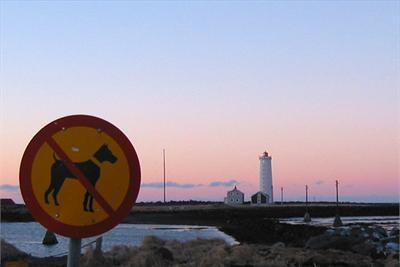
%> input picture image/11297.jpg, 400 x 267 px
$ octave --eval "result = removeframe('../image/11297.jpg');"   (GNU Octave 9; MATLAB toolbox functions it lacks are replaced by stand-ins)
%> lines starting %> are read from the running program, lines starting %| are printed output that depends on the picture; in (x1, y1, x2, y2) boxes, pixels count from 0 and x2, y2 are one past the last pixel; in counts of white or black regions, pixels touching at a corner belong together; the program's own positions count from 1
% Frame removal function used in the manifold ranking algorithm.
% C. Yang, L. Zhang, H. Lu, X. Ruan, and M.-H. Yang. Saliency
% detection via graph-based manifold ranking. In CVPR, 2013.

function [input_im,w]=removeframe(imname)
%> called with imname = '../image/11297.jpg'

threshold=0.5;
input_im=imread(imname);
%> input_im is the input picture: size 267x400x3 uint8; mean R, G, B 155.5, 148.8, 160.9
input_im=im2double(input_im);
%> input_im: size 267x400x3 double
% gray=rgb2gray(input_im);
% edgemap = edge(gray,'canny');
edgemapR = edge(input_im(:,:,1), 'canny');
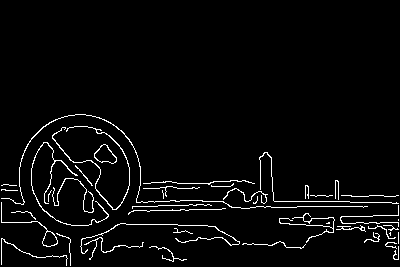
%> edgemapR: size 267x400 logical; 3.6% white in thin lines or dots, all inside (x1, y1, x2, y2) = (1, 114, 399, 266)
edgemapG = edge(input_im(:,:,2), 'canny');
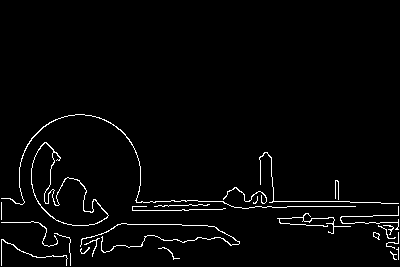
%> edgemapG: size 267x400 logical; 2.5% white in thin lines or dots, all inside (x1, y1, x2, y2) = (1, 114, 399, 266)
edgemapB = edge(input_im(:,:,3), 'canny');
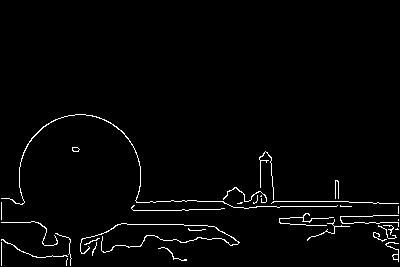
%> edgemapB: size 267x400 logical; 2.1% white in thin lines or dots, all inside (x1, y1, x2, y2) = (1, 114, 399, 266)
edgemap = edgemapR + edgemapG + edgemapB;
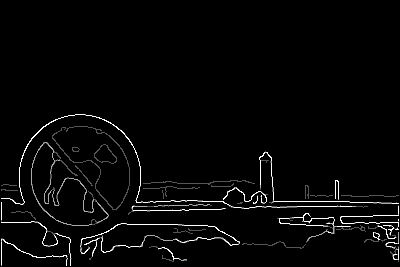
%> edgemap: size 267x400 double; min 0, max 3, mean 0.0829; drawn with min black and max white
edgemap = (edgemap - min(edgemap(:))) / (max(edgemap(:)) - min(edgemap(:)));
[m,n]=size(edgemap);
%> m = 267; n = 400
flagt=0;
flagd=0;
flagr=0;
flagl=0;
t=1;
d=1;
l=1;
r=1;

for k=1:30 % we assume that the frame is not wider than 30 pixels.
    pbt=mean(edgemap(k,:));
    pbd=mean(edgemap(m-k+1,:));
    pbl=mean(edgemap(:,k));
    pbr=mean(edgemap(:,n-k+1));
    if pbt>threshold
        t=k;
        flagt=1;
    end
    if pbd>threshold
        d=k;
        flagd=1;
    end
    if pbl>threshold
        l=k;
        flagl=1;
    end
    if pbr>threshold
        r=k;
        flagr=1;
    end
end
%> this loop made 30 passes
%> (pbd, pbl, pbr) on passes 1 to 12: (0, 0, 0), (0.00667, 0.181, 0.155), (0.0075, 0.0137, 0.03), (0.0075, 0.0162, 0.035), (0.0075, 0.0187, 0.0424), (0.01, 0.0187, 0.0462), (0.0192, 0.0137, 0.0499), (0.0367, 0.0175, 0.0424), (0.035, 0.0137, 0.0412), (0.0417, 0.0137, 0.0524), (0.075, 0.015, 0.0362), (0.0358, 0.015, 0.0362)
%> after the loop, d = 1; flagd = 0; flagl = 0; flagr = 0; flagt = 0; l = 1; r = 1; t = 1

flagrm=flagt+flagd+flagl+flagr;
%> flagrm = 0
% we assume that there exists a frame when one more lines parallel to the image side are detected
if flagrm>1
    maxwidth=max([t,d,l,r]);
    %
    if t==1
        t=maxwidth;
    end
    if d==1
        d=maxwidth;
    end
    if l==1
        l=maxwidth;
    end
    if r==1
        r=maxwidth;
    end
% [4 lines of commented-out code are left out]
    input_im=input_im(t:m-d+1,l:n-r+1,:);
    w=[m,n,t,m-d+1,l,n-r+1];
else
    w=[m,n,1,m,1,n];
%> w = [267 400 1 267 1 400]
end
outname=[imname(1:end-4) '.bmp'];
imwrite(input_im,outname);
end
